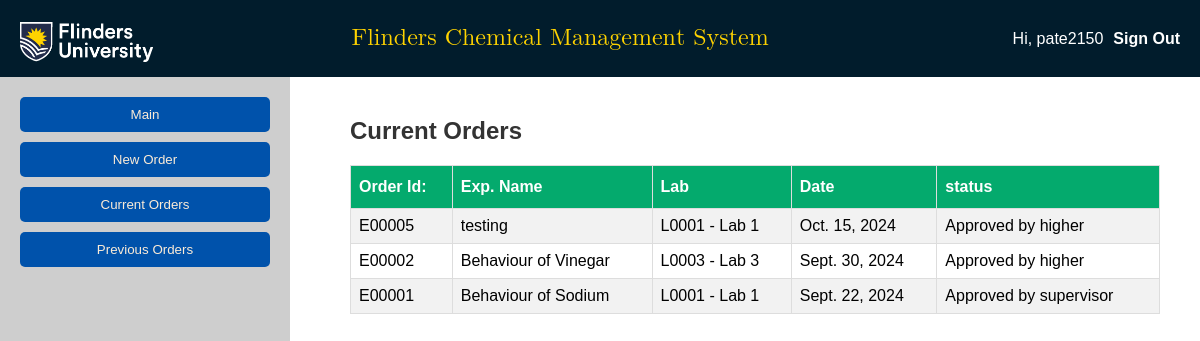
Screenshot of /current_order/ (signed in) with the database file from the repository.
### furc/models.py (models this page shows, shortened)
class User(AbstractBaseUser, PermissionsMixin):
    username = models.CharField(max_length=255, unique=True, primary_key=True)
    role = models.ForeignKey(UserRole, on_delete=models.CASCADE, to_field='role_id')
    is_active = models.BooleanField(default=True)
    is_staff = models.BooleanField(default=False)
    is_superuser = models.BooleanField(default=False)
    objects = CustomUserManager()
    USERNAME_FIELD = 'username'
    REQUIRED_FIELDS = []
    def __str__(self):
        return self.username

class Order(models.Model):
    order_id = models.CharField(primary_key=True, max_length=10)
    exp_name = models.CharField(max_length=100)
    lab_id = models.ForeignKey(Laboratory, on_delete=models.CASCADE)
    exp_procedure = models.FileField(upload_to= custom_file_upload_path_exp)
    risk_assessment = models.FileField(upload_to= custom_file_upload_path_risk)
    order_date = models.DateField(editable=False, auto_now_add=True)
    updated_date = models.DateField(default=None, null=True)
    order_status = models.CharField(max_length=30, choices=ORDER_STATUS, default='Requested')

class Laboratory(models.Model):
    lab_id = models.CharField(primary_key=True, max_length=10)
    lab_name = models.CharField(max_length=50)
    center_id = models.ForeignKey(ResearchCenter, on_delete=models.CASCADE, null=True, blank=True)
    storage_locations = GenericRelation(StorageLocation)
    def __str__(self):
        return f'{self.lab_id} - {self.lab_name}'

### furc/views.py (the view)
# urls.py: path('current_order/', views.currentOrder, name='currentOrder'),
def currentOrder(request):
    current_order = Order.objects.all().exclude(order_status='Closed').exclude(order_status='Rejected by supervisor').exclude(order_status='Rejected by higher').order_by('-order_date')
    params = {'orders':current_order}
    return render(request, 'furc/current_order.html', params)

### furc/templates/furc/current_order.html (shortened to what this page needs)
<!DOCTYPE html> {% load static %}
<html lang="en">
<head>
    <link rel="stylesheet" href="{% static 'css/style.css' %}">
</head>
<body>
    <header class="header">
        <div class="logo">
            <img src="{% static 'images/flinder-logo_white.png' %}" alt="Flinders University Logo" style="height: 50px;">
        </div>
        <div class="title">
            <p class="headerTitle">Flinders Chemical Management System</p>
        </div>
        {% if user.is_authenticated %}
        <div class="welcome-message">
            Hi, <span id="username">{{request.user}}</span>
        </div>
        <div class="sign-out">
            <a href="/logout/" id="sign-out-link">Sign Out</a>
        </div>
        {% endif %}
    </header>
    <div class="container">
        <div class="sidebar">
            <button><a href="/researchStaff/">Main</a></button>
            <button><a href="/new_order/">New Order</a></button>
            <button><a href="/current_order/">Current Orders</a></button>
            <button><a href="/previous_order/">Previous Orders</a></button>
        </div>
        <div class="content">
            <div id="current-orders" class="content-section">
                <h2>Current Orders</h2>
                <table id="customers" style="border-radius:20px;">
                            <tr>
                                <th>Order Id:</th>
                                <th>Exp. Name</th>
                                <th>Lab</th>
                                <th>Date</th>
                                <th>status</th>
                            </tr>
                    {% for item in orders %}
                            <tr>
                                <td>{{item.order_id}}</td>
                                <td>{{item.exp_name}}</td>
                                <td>{{item.lab_id}}</td>
                                <td>{{item.order_date}}</td>
                                <td>{{item.order_status}}</td>
                            </tr>
                    {% endfor %}
                        </table>
            </div>
        </div>
    </div>
</body>
</html>

### furc/static/css/style.css (style rules this page uses)
body { font-family: Arial, sans-serif; background-color: #f4f4f4; margin: 0; padding: 0; display: flex; flex-direction: column; height: 100vh; }
.header { display: flex; justify-content: space-between; align-items: center; padding: 0px 20px; background-color: #011c2c; color: #fff; }
.container { display: flex; flex: 1; }
.title { flex: 6; text-align: center; }
.welcome-message { flex: 1; text-align: right; font-size: 16px; padding-right: 10px; }
.sign-out a { color: #fff; text-decoration: none; font-size: 16px; font-weight: bold; text-align: right; }
.headerTitle { text-align: center; color: #ffd300; font-size: x-large; font-family: math; }
h2 { margin-top: 0; color: #555; }
button { padding: 10px 20px; background-color: #0052ab; color: #fff; border: none; border-radius: 5px; cursor: pointer; margin-bottom: 10px; }
.sidebar { width: 250px; background-color: #cecece; color: #fff; padding: 20px; display: flex; flex-direction: column; }
.sidebar a { text-decoration:none; color: antiquewhite; }
.content-section { padding: 20px; margin-left: 20px; }
.content { flex: 1; padding: 20px; background-color: #fff; overflow-y: auto; }
h2 { color: #333; }

### furc/templates/furc/current_order.html (style rules this page uses)
#customers { font-family: Arial, Helvetica, sans-serif; border-collapse: collapse; width: 100%; }
#customers td, #customers th { border: 1px solid #ddd; padding: 8px; }
#customers tr:nth-child(even) { background-color: #f2f2f2; }
#customers th { padding-top: 12px; padding-bottom: 12px; text-align: left; background-color: #04AA6D; color: white; }

### rows the page displays
User: user "pate2150"
Order: order_id "E00005", exp_name "testing", lab_id "L0001 - Lab 1", order_date "Oct. 15, 2024", order_status "Approved by higher"
Order: order_id "E00002", exp_name "Behaviour of Vinegar", lab_id "L0003 - Lab 3", order_date "Sept. 30, 2024", order_status "Approved by higher"
Order: order_id "E00001", exp_name "Behaviour of Sodium", lab_id "L0001 - Lab 1", order_date "Sept. 22, 2024", order_status "Approved by supervisor"
